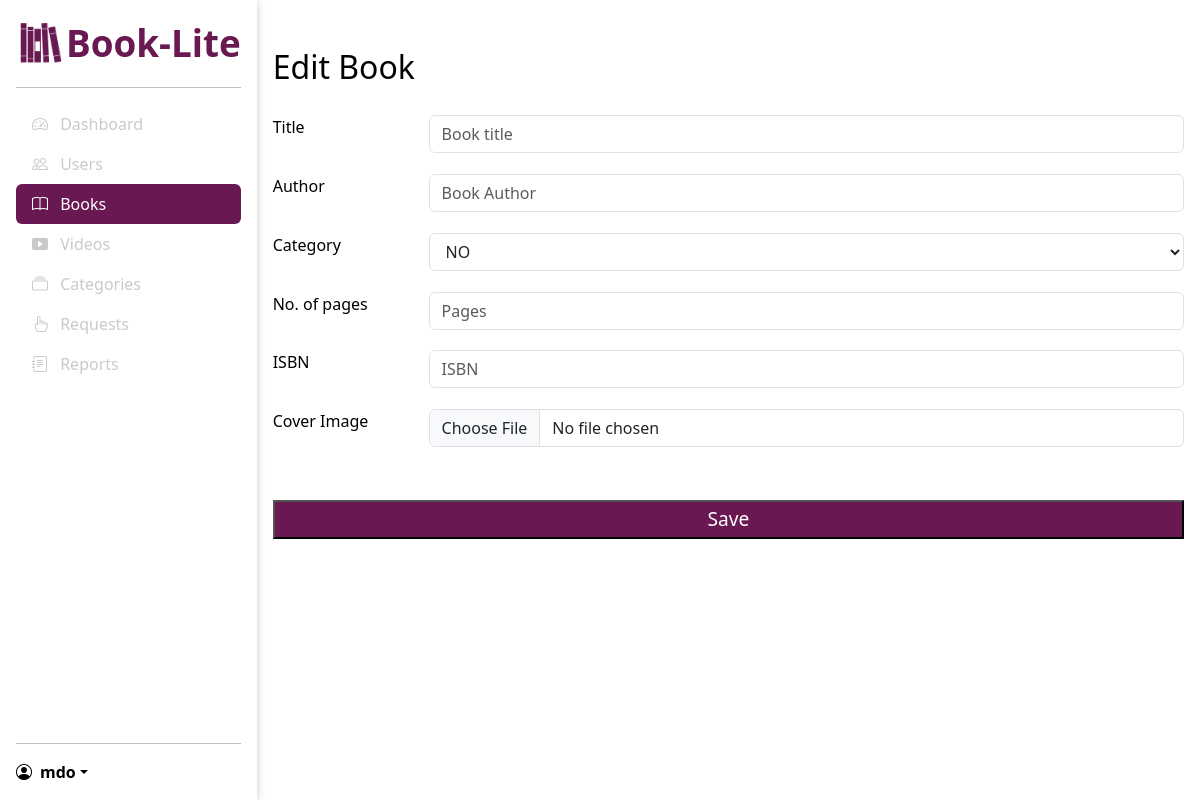
/admin/books/5/edit (signed in), run on an earlier commit of the app's database.
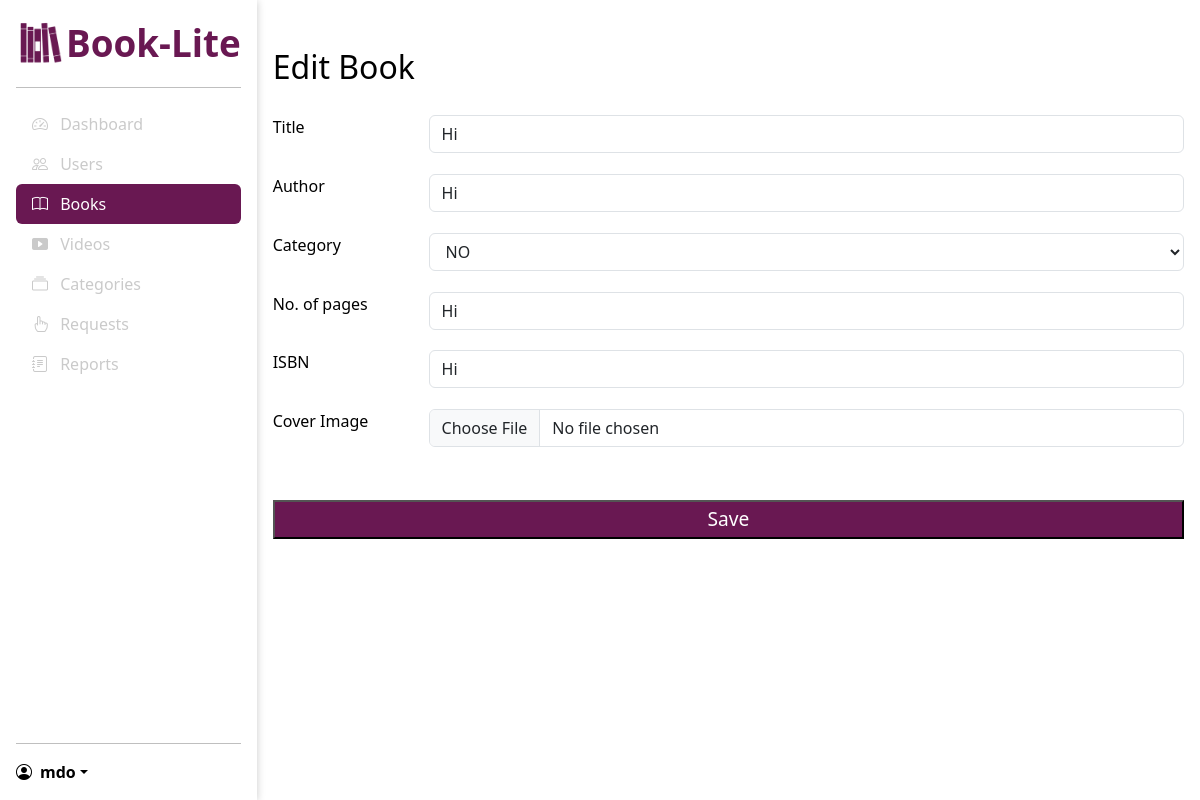
And on a later commit of the database.
### models/models.py (models this page shows)
class Book(db.Model):
    id = db.Column(db.Integer, primary_key=True)
    title = db.Column(db.String(100), nullable=False)
    author = db.Column(db.String(100), nullable=False)
    description = db.Column(db.Text, nullable=False)
    cover_path = db.Column(db.String(100), nullable=False)
    file_path = db.Column(db.String(100), nullable=False)
    category_id = db.Column(db.Integer, db.ForeignKey('category.id'), nullable=False)
    rentals = db.relationship('Rental', backref='book', lazy=True)

### routes/admin.py (the view)
@admin_bp.route('/books/<int:id>/edit', methods=['GET', 'POST'])
@login_required
@isAdmin
def edit_book(id):
    book = Book.query.get(id)
    if request.method == 'POST':
        form = request.form
        if form.get('title'):
            book.title = form['title']
        if form.get('description'):
            book.description = form['description']
        if form.get('author'):
            book.author = form['author']
        if form.get('category'):
            book.category_id = form['category_id']
        if form.get('cover'):
            if book.cover_path:
                os.remove(book.cover_path)
            cover_filename = f'cover_{book.id}.jpg'
            cover_path = os.path.join(
                current_app.root_path, 'static/images/covers', cover_filename)
            form['cover'].save(cover_path)
            book.cover_path = cover_filename
        if form.get('file'):
            if book.file_path:
                os.remove(book.file_path)
            file_filename = f'book_{book.id}.pdf'
            file_path = os.path.join(
                current_app.root_path, 'static/books', file_filename)
            form['file'].save(file_path)
            book.file_path = file_filename
        db.session.commit()
        flash('Book updated successfully!', 'success')
        return redirect(url_for('admin.books'))
    else:
        return render_template('admin/edit_book.html', book=book, b_active="active")

### main.py (called while the page is built)
@login_manager.user_loader
def load_user(user_id):
    return User.query.get(int(user_id))

### routes/admin.py (called while the page is built)
def isAdmin(f):
    @wraps(f)
    def decorated_function(*args, **kwargs):
        if not current_user.is_admin:
            return redirect(url_for('views.home'))
        return f(*args, **kwargs)
    return decorated_function

### templates/admin/edit_book.html (shortened to what this page needs)
{% extends "/admin/base_admin.html" %} {%block title %}Dashboard{% endblock %}
{% block main %}
<form action="POST">
  <h2>Edit Book</h2>
  <div class="form-group row">
    <label for="title" class="col-sm-2">Title</label>
    <div class="col-sm-10">
      <input
        class="form-control col-sm-10"
        type="text"
        name="title"
        id="title"
        placeholder="Book title"
        value="{{book.title}}"
      />
    </div>
  </div>
  <div class="form-group row">
    <label for="author" class="col-sm-2">Author</label>
    <div class="col-sm-10">
      <input
        class="form-control"
        type="text"
        name="author"
        id="author"
        placeholder="Book Author"
        value="{{book.title}}"
      />
    </div>
  </div>
  <div class="form-group row">
    <label for="category" class="col-sm-2">Category</label>
    <div class="col-sm-10 categories-list">
      <select class="form-control">
        <option>NO</option>
      </select>
    </div>
  </div>
  <div class="form-group row">
    <label for="pages" class="col-sm-2">No. of pages</label>
    <div class="col-sm-10">
      <input
        class="form-control"
        type="text"
        name="pages"
        id="pages"
        placeholder="Pages"
        value="{{book.title}}"
      />
    </div>
  </div>
  <div class="form-group row">
    <label for="isbn" class="col-sm-2">ISBN</label>
    <div class="col-sm-10">
      <input
        class="form-control"
        type="text"
        name="isbn"
        id="isbn"
        placeholder="ISBN"
        value="{{book.title}}"
      />
    </div>
  </div>
  <div class="form-group row">
    <label for="cover-img" class="col-sm-2">Cover Image</label>
    <div class="col-sm-10">
      <input class="form-control" type="file" accept="image/*" alt="" />
    </div>
  </div>
  <button type="submit" class="auth-btn">Save</button>
</form>
{% endblock %}

What changed in the data, as far as the page shows it:
added Book: title "Hi", author "Hi", pages "Hi", isbn "Hi"
